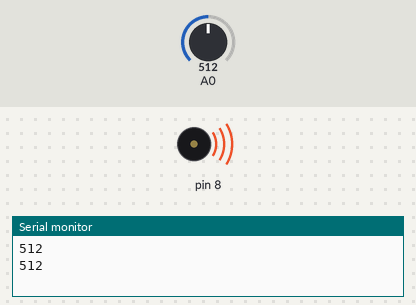
A sketch run on a simulated Arduino Uno, built with avr-gcc and run on an emulated ATmega328P. Shown: buzzer (waves = sounding), the last lines printed to the serial monitor. Inputs (shaded band) come from the test bench; at power-on: A0 = 512.

Above: at 4.6 s.
4.7 s: A0 set to 109
At 5.5 s:
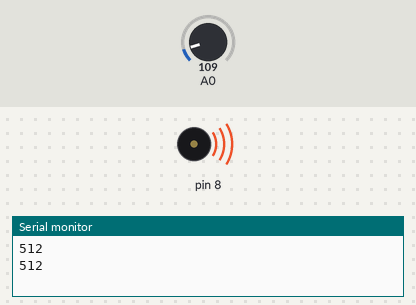
9.5 s: A0 set to 90
At 12.1 s:
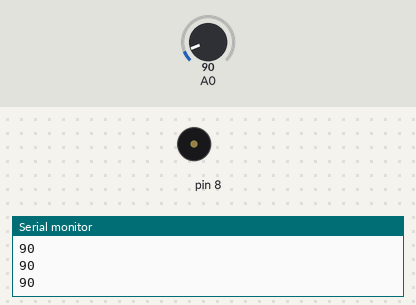
14.3 s: A0 set to 110
19.1 s: A0 set to 0
Timing chart, 0 to 20.1 s (numbered marks = the images above; inputs shaded):
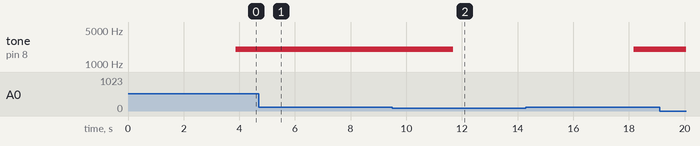

The sketch:

project_9_AmbientWithAlarm.ino
```cpp
/*
  Ambient Light controlled LED
*/

int val = 0;
float sinVal;
int toneVal;

// Variables will change :
boolean alarmState = false;             // ledState used to set the LED

unsigned long previousMillis = 0;        // will store last time LED was updated

// constants won't change :
const long interval = 1000;           // interval at which to blink (milliseconds)

void setup(){
     pinMode(8, OUTPUT);
     Serial.begin(9600);
}

void alarm()
{
  for(int i=0; i< 10; i++){
  for(int x=0; x<180; x++){
            // convert degrees to radians then obtain value
            sinVal = (sin(x*(3.1412/180)));
            // generate a frequency from the sin value
            toneVal = 2000+(int(sinVal*1000));
            tone(8, toneVal);
            delay(2);
     }
  }
}

void loop(){
     val = analogRead(0);         // read voltage value
     Serial.println(val);

     if(val>100){                // if the value is less than 1000，LED turns off
          alarm();
     } else {
        noTone(8);
     }

     delay(10);
}
```

Measured:
- the behaviour switches between 101 and 100 on A0 (found by bisection; images 1 and 2)
- after the input at 4.7 s, tone on pin 8: stays 2017 Hz (without the input it goes to 2485 Hz after 2.6 s)
- after the input at 9.5 s, tone on pin 8: 2017 Hz → silent after 2.2 s
- after the input at 14.3 s, tone on pin 8: silent → 2017 Hz after 3.9 s
